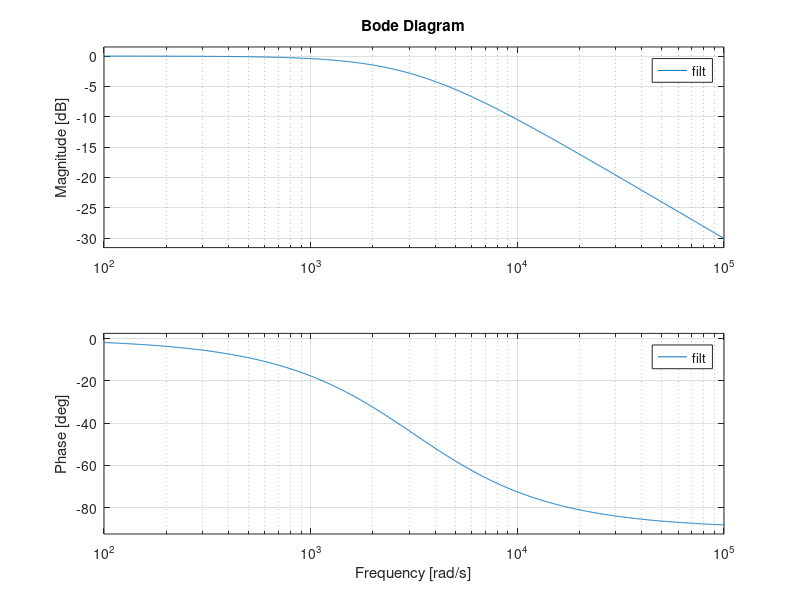

Recreate this plot in MATLAB. (Note: this script raises an error after producing the figure.)
%% Control System Modeling for the compliant contact roller control system

clc; clear all; close all;


%% Design a low pass state filter for the virtual compliance y* command signal

Ts = 40000/40e6 % from crio-FPGA-control\Globals\Global - Configuration Options.vi

fc = 500

filt = tf(1,[1/(2*pi*fc) 1])

figure; 
bode(filt)
h = gcr; % Get the handle for the "plot object root"
% which is a structure containing the plot properties
% Set frequency axis to Hz
h.AxesGrid.Xunits = 'Hz';
% Set mag axis to abs & phase axis to deg
h.AxesGrid.Yunits = {'abs','deg'};
% Turn on the grid
grid on; % or h.AxesGrid.Grid = "on"

filt_d = c2d(filt,Ts,'zoh');
filt_d.Variable = 'z^-1'
filt_d

figure; 
bode(filt_d)
h = gcr; % Get the handle for the "plot object root"
% which is a structure containing the plot properties
% Set frequency axis to Hz
h.AxesGrid.Xunits = 'Hz';
% Set mag axis to abs & phase axis to deg
h.AxesGrid.Yunits = {'abs','deg'};
% Turn on the grid
grid on; % or h.AxesGrid.Grid = "on"
